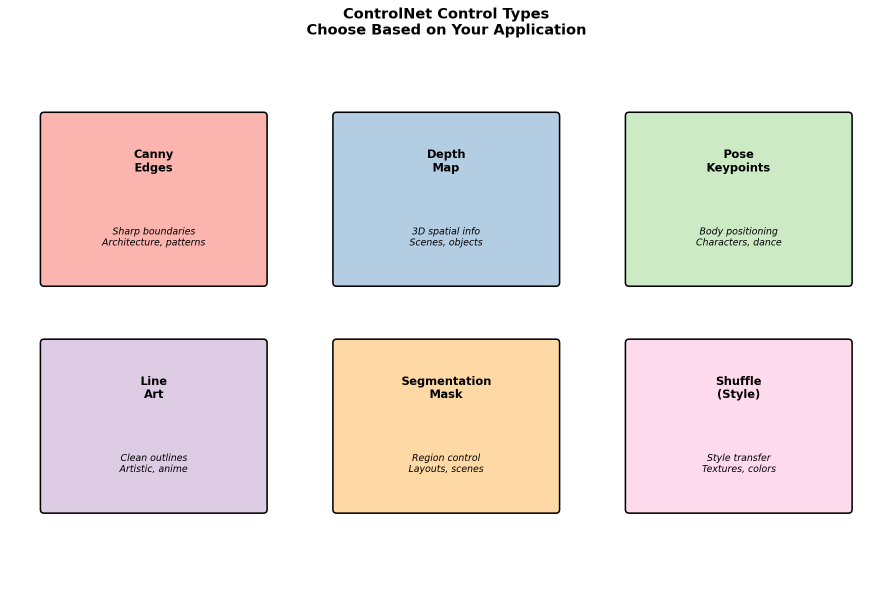
#> input picture content/Module_12_generative_ai_models/12.3_diffusion_models/12.3.2_controlnet_guided_generation/control_types.png, 1785 x 1185 px (shown at 1/2 size)
$ python -i controlnet_utils.py   (imports and definitions only)   (older library calls are emulated)
#> lines starting #> are read from the running program, lines starting #| are printed output that depends on the picture; after the words box and inside, x2 and y2 are one past the last pixel; in counts of white or black regions, pixels touching at a corner belong together
"""
ControlNet Utility Functions

Helper functions for extracting control signals from images, including
Canny edge detection, line art extraction, and other preprocessing.

These utilities support Exercises 1-3 in Module 12.3.2.

Inspired by:
- ControlNet official implementation: https://github.com/lllyasviel/ControlNet
- Hugging Face Diffusers: https://huggingface.co/docs/diffusers/using-diffusers/controlnet
"""

import numpy as np
from PIL import Image
from pathlib import Path


# [63 lines left out: functions load_image, extract_canny_edges, not called in this run]


def extract_lineart(image_array, sigma=1.0):
    """
    Extract clean line art from an image using edge-preserving filtering.

    This creates smoother, more artistic outlines compared to Canny edges.
    Useful for artistic applications where harsh edges are undesirable.

    Parameters
    ----------
    image_array : numpy.ndarray
        RGB image array (H, W, 3).
    sigma : float
        Gaussian blur sigma for smoothing (default: 1.0).

    Returns
    -------
    PIL.Image
        Line art image (white lines on black background).
    """
#> called with sigma = 1
    try:
        import cv2
    except ImportError:
        raise ImportError("OpenCV required. Install with: pip install opencv-python")

    # Convert to grayscale
    gray = cv2.cvtColor(image_array, cv2.COLOR_RGB2GRAY)
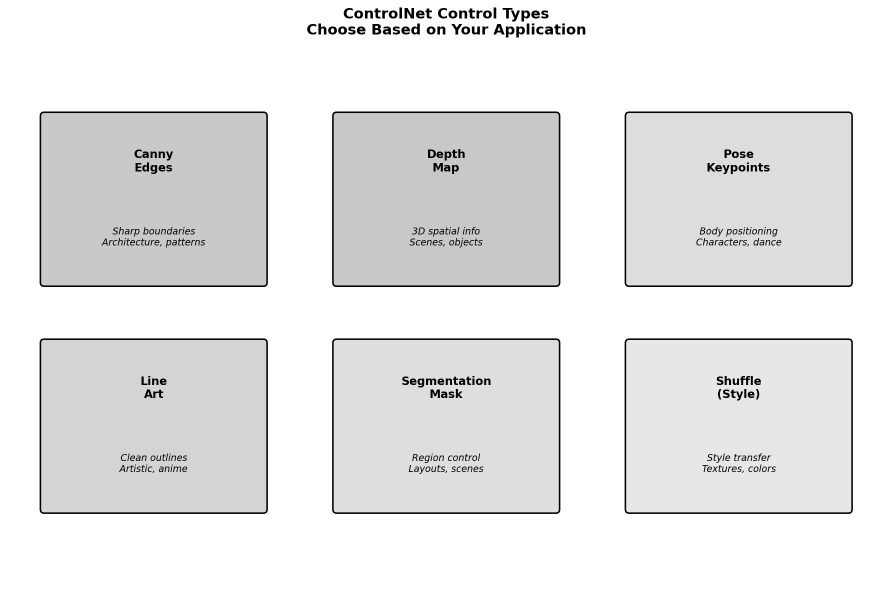
#> gray: shape (1185, 1785) (shown at 1/2 size); min 0, max 255, mean 231

    # Apply Gaussian blur
    blurred = cv2.GaussianBlur(gray, (0, 0), sigma)

    # Edge detection using Laplacian
    laplacian = cv2.Laplacian(blurred, cv2.CV_64F)
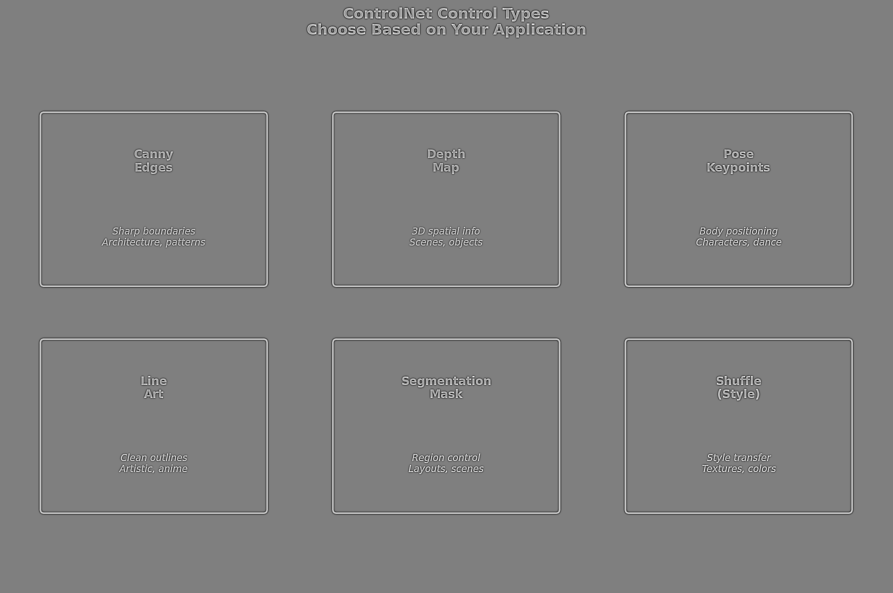
#> laplacian: shape (1185, 1785) float64 (shown at 1/2 size); min -121, max 121, mean 0; drawn with min black and max white
    laplacian = np.abs(laplacian)
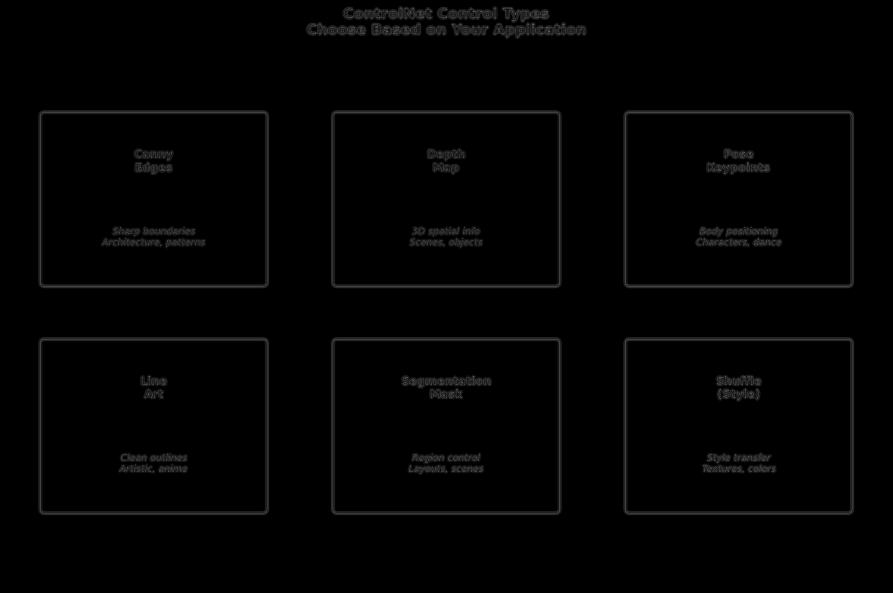
#> laplacian: shape (1185, 1785) float64 (shown at 1/2 size); min 0, max 121, mean 2.6

    # Normalize to 0-255
    laplacian = (laplacian / laplacian.max() * 255).astype(np.uint8)
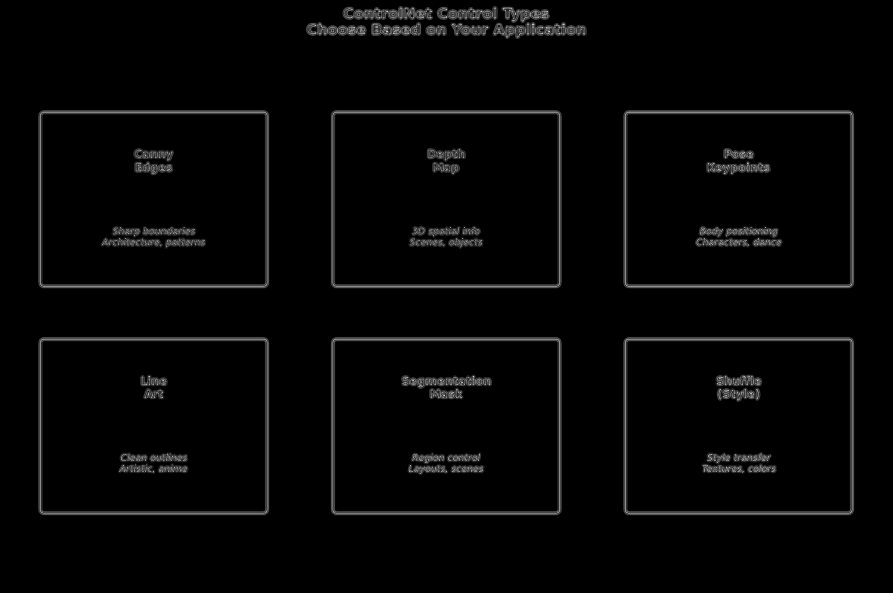
#> laplacian: shape (1185, 1785) (shown at 1/2 size); min 0, max 255, mean 5.5

    # Threshold to create clean lines
    _, lines = cv2.threshold(laplacian, 20, 255, cv2.THRESH_BINARY)
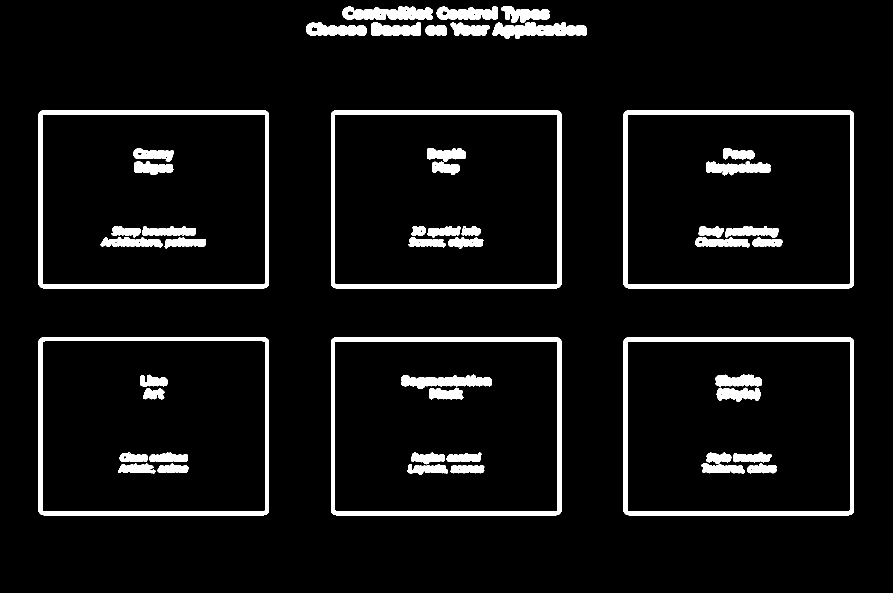
#> lines: shape (1185, 1785) (shown at 1/2 size); 6.5% white; 51 white regions, largest, box (x1, y1, x2, y2) and area: (662, 674, 1123, 1031) 12938, (1247, 674, 1708, 1031) 12937, (77, 220, 538, 577) 12924

    # Convert to 3-channel
    lines_rgb = np.stack([lines, lines, lines], axis=-1)

    return Image.fromarray(lines_rgb)


# [154 lines left out: functions create_comparison_grid, create_strength_sweep_grid, get_fabric_sample_paths, not called in this run]


# [32 lines not run here, left out]

>>> import cv2
>>> picture = cv2.cvtColor(cv2.imread('control_types.png'), cv2.COLOR_BGR2RGB)
>>> result = extract_lineart(picture)
